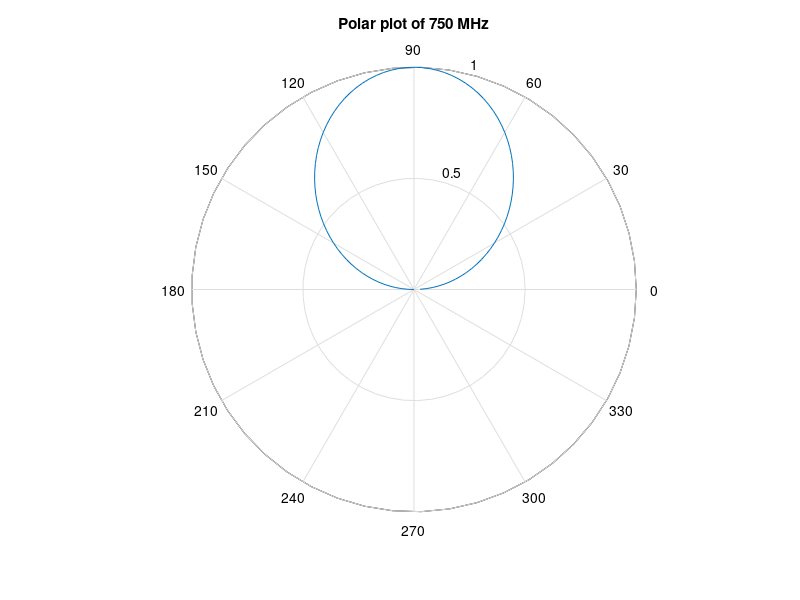

This figure's MATLAB source:
% Eric Morse ECE341 M-File: ML0804 modified
% Performs numerical integration to find beam solid
% angle, directivity, and the maximum power function
% for a given length of dipole
clc
clear
freq = 50*10^6;
%freq=10^9;
wavelength = 3*10^8/freq;
L = 3/wavelength;
%L = wavelength/2;
bL2=pi*L;
N = 90;

i=1:1:N;
dth=pi/N;
th(i)=i*pi/N;
num(i)=cos(bL2.*cos(th(i)))-cos(bL2);
den(i)=sin(th(i));
F(i)=((num(i)).^2)./den(i);
Fmax = max(F)
Pn=F./Fmax;

omegaP = 2*pi*dth*sum(Pn)
Dmax = 4*pi/omegaP
Rrad = (30/pi)*Fmax*omegaP

polar(th(i), num(i)./den(i));
title("Polar plot of 750 MHz");
xlabel("theta");
ylabel("Rrad");